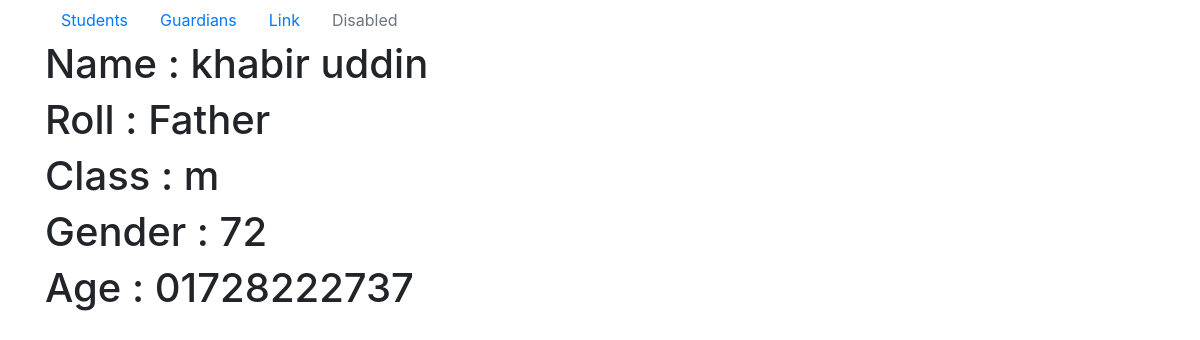
Page /students/gdtls/01728222737 on the committed database.
### students/models.py (models this page shows, shortened)
class GuardianInfo(models.Model):
    name = models.CharField(max_length=100)
    relation = models.CharField(max_length=30)
    gender_choice = (('m', 'Male'), ('f', 'Female'))
    gender = models.CharField(max_length = 20, choices=gender_choice)
    age = models.IntegerField()
    phone = models.CharField(max_length=20, unique=True)

### students/views.py (the view)
# urls.py: path('gdtls/<phone_no>',views.GuardianInfoDtlsVW, name="guardians-info-dtls")
def GuardianInfoDtlsVW(request, phone_no):
    indiv_guardian = GuardianInfo.objects.get(phone=phone_no)
    context = {"Guardian_Info":indiv_guardian}
    return render(request, 'students/guardian_info_dtls.html',context)

### templates/students/guardian_info_dtls.html
{% extends 'base.html' %}
{% block content %}
<html>
    <head></head>
    <body>
      <h1> Name       : {{ Guardian_Info.name }} </h1>
      <h1> Roll       : {{ Guardian_Info.relation }} </h1>
      <h1> Class      : {{ Guardian_Info.gender }} </h1>
      <h1> Gender     : {{ Guardian_Info.age }} </h1>
      <h1> Age        : {{ Guardian_Info.phone }} </h1>
    </body>
</html>
{% endblock %}

### rows in the picture
GuardianInfo: name "khabir uddin", relation "Father", gender "m", age "72", phone "01728222737"
